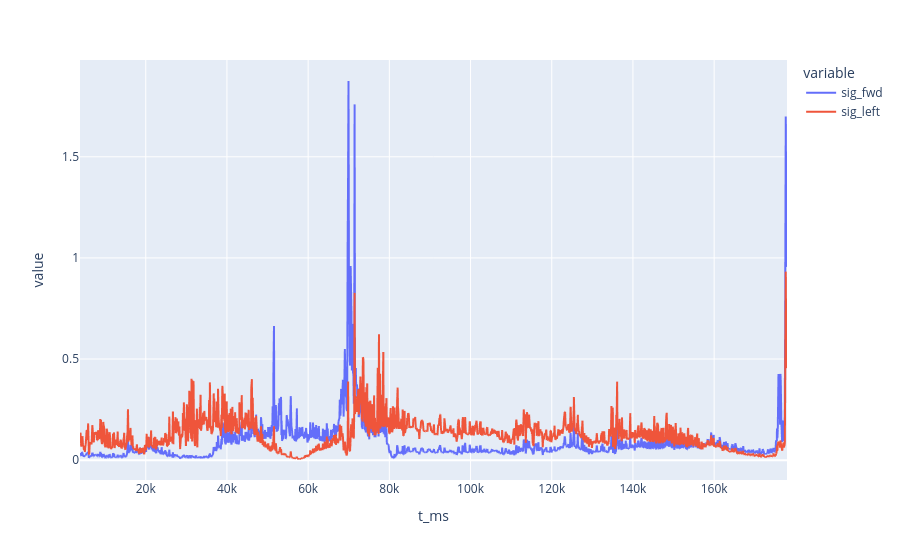

The notebook cell saved with this chart:
### Code cell
px.line(df, x='t_ms', y=['sig_fwd', 'sig_left'])

### Figure 1 — Plotly figure (JSON) as saved in the notebook; plotly's stock layout.template omitted (floating-point values rounded to 4 significant figures; data arrays with more than 128 entries replaced by an {"elided": "..."} marker saying what was removed)
{"data": [{"hovertemplate": "variable=sig_fwd<br>t_ms=%{x}<br>value=%{y}<extra></extra>", "legendgroup": "sig_fwd", "line": {"color": "#636efa", "dash": "solid"}, "marker": {"symbol": "circle"}, "mode": "lines", "name": "sig_fwd", "showlegend": true, "type": "scattergl", "x": {"elided": "1741 int values"}, "xaxis": "x", "y": {"elided": "1741 float values"}, "yaxis": "y"}, {"hovertemplate": "variable=sig_left<br>t_ms=%{x}<br>value=%{y}<extra></extra>", "legendgroup": "sig_left", "line": {"color": "#EF553B", "dash": "solid"}, "marker": {"symbol": "circle"}, "mode": "lines", "name": "sig_left", "showlegend": true, "type": "scattergl", "x": {"elided": "1741 int values"}, "xaxis": "x", "y": {"elided": "1741 float values"}, "yaxis": "y"}], "layout": {"legend": {"title": {"text": "variable"}, "tracegroupgap": 0}, "margin": {"t": 60}, "xaxis": {"anchor": "y", "domain": [0, 1], "title": {"text": "t_ms"}}, "yaxis": {"anchor": "x", "domain": [0, 1], "title": {"text": "value"}}}}
